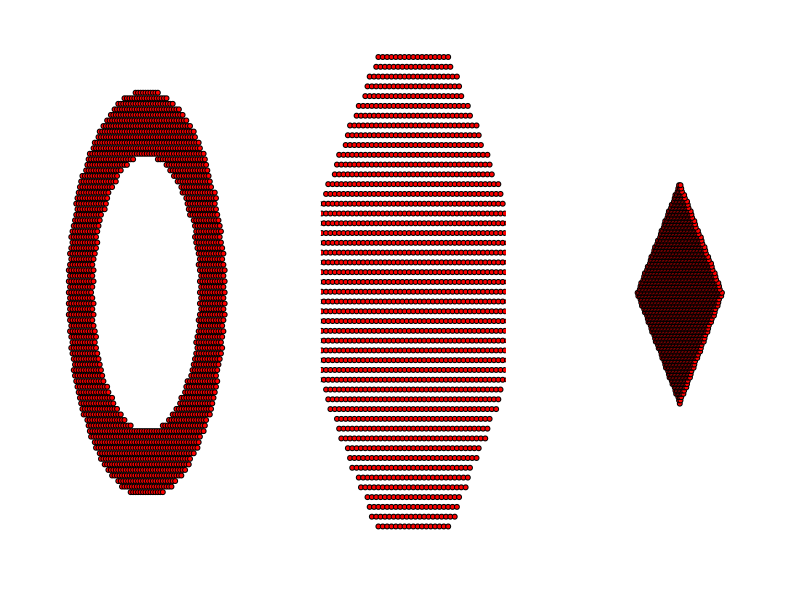
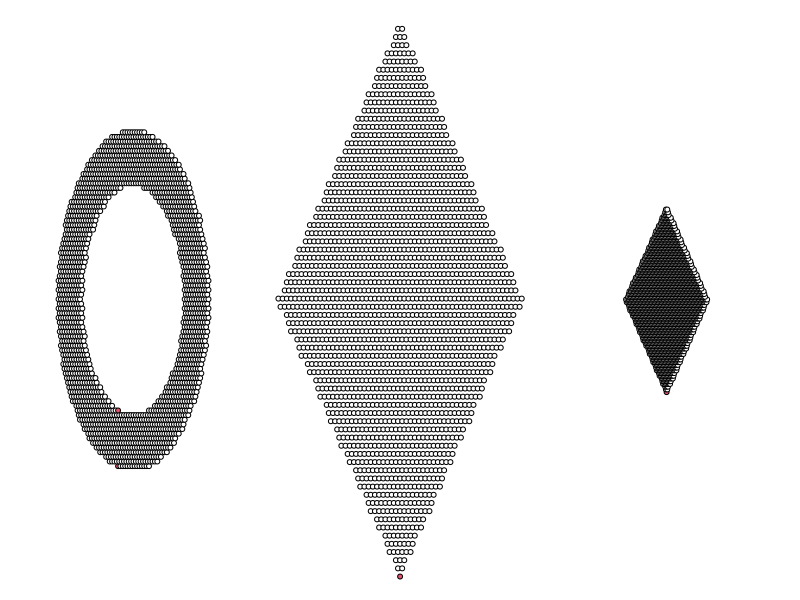

These charts were generated, in order, by the following R code: (Note: this script raises an error after producing the figures.)
library(sf)
library(igraph)

#' Create n points within a square positioned using h, v, and n.
#' 
#' @param h A numeric value indicating the horizontal distance of the square from the origin.
#' @param v A numeric value indicating the vertical distance of the square from the origin.
#' @param n An integer indicating the number of points to generate within the square.
#' 
#' @return An object of class "sf" containing n points within a square.
#' 
#' @importFrom sf st_polygon st_sample
#' @export
createPolyPoints <- function(h,v=0,n){
    square <- st_polygon(list(rbind(c(-h,v), c(v,h), c(h,v), c(v,-h), c(-h,v))))
    st_sample(square,size = n,type="hexagonal")
}

#' Create n points within two circles with a distance of m.
#' 
#' @param m A numeric value indicating the distance between the two circles.
#' @param n An integer indicating the number of points to generate within the two circles.
#' 
#' @return An object of class "sf" containing n points within two circles with a distance of m.
#' 
#' @importFrom sf st_polygon st_sample st_difference
#' @export
createFringePoints <- function(m,n){
    # create circle polygon inside the square polygon
    center <- c(0, 0)
    radius <- 0.92
    theta <- seq(0, 2*pi, length.out = 50+1)[-1] # create n points evenly spaced around the circle
    circle_poly_coords <- center + radius * cbind(cos(theta), sin(theta))
    circle_poly1 <- st_polygon(list(rbind(circle_poly_coords, circle_poly_coords[1,])))
    radius <- radius-m 
    circle_poly_coords <- center + radius * cbind(cos(theta), sin(theta))
    circle_poly2 <- st_polygon(list(rbind(circle_poly_coords, circle_poly_coords[1,])))
    fringe=st_difference(circle_poly1,circle_poly2)
    st_sample(fringe,size = n,type="hexagonal")
}


#' Convert spatial points to an igraph graph.
#' 
#' @param points An object of class "sf" containing the spatial points.
#' @param contagious_period An integer indicating the duration (in time steps) that an individual is contagious.
#' 
#' @return An object of class "igraph" representing the graph.
#' 
#' @importFrom igraph graph.adjacency E V neighbors
#' @importFrom sf st_distance
#' @export
toGraph <- function(points,contagious_period=10){
    distances <- as.matrix(st_distance(points))
    g <- graph.adjacency(distances, mode = "undirected", weighted = TRUE)
    E(g)$width=log(1/E(g)$weight) #when drowing the graph we draw only the shorter edge ie the link between very close nodes
    V(g)$state=0
    V(g)$state[1]=contagious_period # the node "1" become contagious for `contagious_period` time step.
    g
}


#' the main function
#'
#' @param g A graph object representing the network
#' @param prob_diffuse The probability of the culture diffusing to a visited individual
#' @param nvisits The number of neighbors visited by each contagious individual in each time step
#' @param contagious_period The length of time that an individual remains contagious
#'
#' @return A graph object representing the network, with updated states and colors
#' @export
diffuse_culture <- function(g, prob_diffuse,nvisits=1,contagious_period=10) {

    #for all node in the graph of state > 0, which correspond to "contagious" individual we will see if they visit other indivdiual
    for (v in V(g)[V(g)$state>0]) {
        neighbors <- neighbors(g, v) #get all the neighbors of the node v
        probas=1/((E(g)[.from(v)]$weight+1)^4)    #this is where the probablilty of visiting someone is defined, very important. Here it is defined as depending on the invert of the squared distance. I added + 1 on the distance because the spatial geography of the model is very small and distance are ofen <1 so adding one simplify 
        visit <- sample(neighbors, 1,prob=probas)  #we sample the `nvisits` neighbors given these probability
        if (V(g)$state[visit]==0 && runif(1) < prob_diffuse) V(g)$state[visit] <- contagious_period
    }
  V(g)$state[V(g)$state==1]=-1 #here I decided that once individual are going to be not contagious again I put them in a "resistant" stat, so they won't be contaminated again. We could imagine this resistant state to be also -n and then at each time state we can increase this resistance ; when it reaches 0 they can be contaminated again 
  V(g)$state[V(g)$state>0]=V(g)$state[V(g)$state>0]-1 #decrease the time left for contagious people
  V(g)$color[V(g)$state==0]=1 #just some estetic
  V(g)$color[V(g)$state>0]=3 #just some estetic
  V(g)$color[V(g)$state<0]=2 #just some estetic
  return(g)
}

n=2000

#let's draw 3 maps

scenarios <- list( createFringePoints(.3,n), createPolyPoints(h=1.5,n=n), createPolyPoints(h=.5,n=n))

par(mfrow=c(1,3))
for(i in 1:3){
    plot(0,0,xlim=c(-1,1),ylim=c(-1,1),type="n",ann=F,axes=F)
    plot(scenarios[[i]],add=T,pch=21,bg="red")
}


# convert these maps as graph where we will run the simulation:
graphs=lapply(scenarios,toGraph)

# Run diffusion simulation for 25 time steps on each graph
prob_diffuse <- .5
par(mfrow=c(1,3))
par(mar=c(0,0,0,0))
for (t in 1:500) {
    st=Sys.time()
    #update 3 scenarios
    graphs=lapply(graphs, diffuse_culture,prob_diffuse=prob_diffuse)
    print(Sys.time()-st)
    #plots 3 scenarios
    lapply(1:length(graphs),function(i){
               plot(0,0,xlim=c(-1.5,1.5),ylim=c(-1.5,1.5),type="n",ann=F,axes=F)
               st=V(graphs[[i]])$state
               cl=st
               cl[st==0]=0
               cl[st>0]=2
               cl[st<0]="blue"
               plot(scenarios[[i]],bg=cl,add=T,pch=21)
               #plot(graphs[[i]],layout=st_coordinates(scenarios[[i]]),add=T,rescale=F)
})
    #Sys.sleep(1)
}


#Final result after 25 time step:
pdf("network.pdf",width=24,height=8)

par(mfrow=c(1,3))
par(mar=c(0,0,0,0))
for(i in 1:3){
    plot(0,0,xlim=c(-1.5,1.5),ylim=c(-1.5,1.5),type="n",ann=F,axes=F)
    plot(graphs[[i]],layout=st_coordinates(scenarios[[i]]),add=T,rescale=F)
}
dev.off()



#reset the state of the graph:


# below example to run in parallel multiple runs


#run multiple simulation
library(parallel)


for(n in c(100,1000)){
    for(prob_diffuse in c(.1)){
        scenarios <- list( createFringePoints(.3,n), createPolyPoints(h=1.5,n=n), createPolyPoints(h=.5,n=n))
        graphs=lapply(scenarios,toGraph)

        st=Sys.time()
        cl <- makeCluster(40,type="FORK")
        #below the while loop run until only 2 individuals are still contagious and return the number of time step neede to do so.
        bigg=parSapply(cl,1:200,function(i){print(i);lapply(graphs,function(gt){ t=0; crve=c();while( sum(V(gt)$state<0)<.99*n && t < 1500 ){gt=diffuse_culture(gt,prob_diffuse);t=t+1;ni=sum(V(gt)$state>0); crve=c(crve,ni)}; return(list(t,crve)) })})
        saveRDS(file=paste0("result_goodbis_n",n,"_p",prob_diffuse,".rds"),bigg)
        stopCluster(cl)
        print(Sys.time()-st)
    }
}


boxplot(t(bigg))
